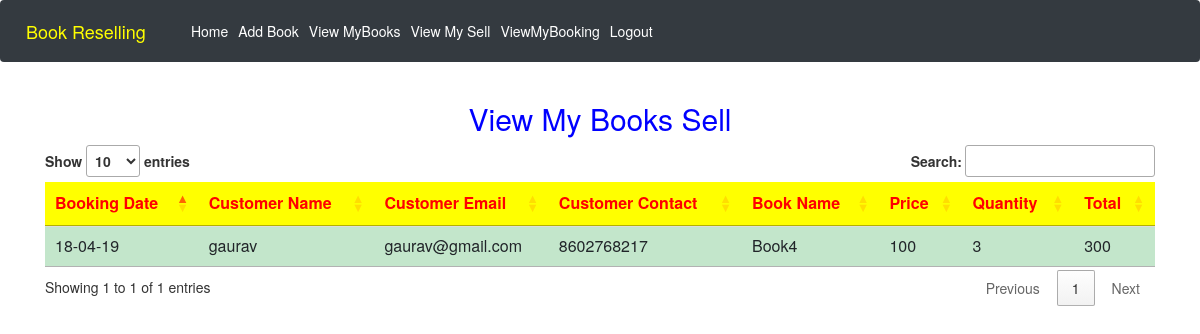
/viewmysellUser.php (signed in), run on the app's committed database.
### tables this page shows
CREATE TABLE IF NOT EXISTS `booking` (
  `bookingid` int(11) NOT NULL AUTO_INCREMENT,
  `bookingdate` varchar(50) DEFAULT NULL,
  `customername` varchar(50) DEFAULT NULL,
  `email` varchar(50) DEFAULT NULL,
  `contact` varchar(50) DEFAULT NULL,
  `city` varchar(50) DEFAULT NULL,
  `address` varchar(100) DEFAULT NULL,
  `bookid` varchar(50) DEFAULT NULL,
  `price` varchar(50) DEFAULT NULL,
  `quantity` varchar(30) NOT NULL,
  `total` varchar(30) NOT NULL,
  `sellername` varchar(30) NOT NULL,
  PRIMARY KEY (`bookingid`)
);

### dbconfigure.php (called while the page is built, shortened)
<?php
$dbserver="127.0.0.1";
$dbuser="root";
$dbpwd="";
$dbname="bookresellphp";
function my_select($query)
{
global $dbserver,$dbuser,$dbpwd,$dbname;
$cid=mysqli_connect($dbserver,$dbuser,$dbpwd) or die("connection failed");
mysqli_select_db($cid,$dbname);
$rs=mysqli_query($cid,$query);
return $rs;
}
?>

### viewmysellUser.php (the view, shortened to what this page needs)
 <html>
<head>
<?php
include "navigationbar2.php";
?>
  <link rel="stylesheet" href="https://maxcdn.bootstrapcdn.com/bootstrap/3.3.7/css/bootstrap.min.css">
 <link rel=stylesheet type = text/css href="https://stackpath.bootstrapcdn.com/font-awesome/4.7.0/css/font-awesome.min.css">
 <link rel="stylesheet" type="text/css" href="https://cdn.datatables.net/1.10.19/css/jquery.dataTables.css">
</head>
<body>
<div>
				<div class="container">
				    <div class=row>
				        <div class="col-sm-12">
  <h2 class = text-center style = "color : blue">View My Books Sell</h2>
</div>
</div>
</div>
<?php
include "dbconfigure.php" ;
$query = "select * from booking where sellername='$u'";
$rs = my_select($query);
echo "<div class = container>";
echo "<div class = row>";
echo "<div class = col-sm-12>";
echo "<div class='table-responsive'>";
echo "<table class='table table-hover table-sm' style = 'overflow: scroll' id=myTable123>";
echo "<thead style = 'background-color : yellow ; color : red' >";
echo "<tr>";
echo "<th>Booking Date</th>";
echo "<th>Customer Name</th>";
echo "<th>Customer Email</th>";
echo "<th>Customer Contact</th>";
echo "<th>Book Name</th>";
echo "<th>Price</th>";
echo "<th>Quantity</th>";
echo "<th>Total</th>";
echo "</tr>";
echo "</thead>";
echo '<tbody id="myTable">';
while($column=mysqli_fetch_array($rs))
{
echo "<tr class='table-success'>";
echo "<td>$column[1]</td>";
echo "<td>$column[2]</td>";
echo "<td>$column[3]</td>";
echo "<td>$column[4]</td>";
echo "<td>$column[7]</td>";
echo "<td>$column[8]</td>";
echo "<td>$column[9]</td>";
echo "<td>$column[10]</td>";
echo "</tr>";
}
echo "</tbody>";
echo "</table>";
echo "</div>";
echo "</div>";
echo "</div>";
echo "</div>";
?>
</div>
</body>
</html>

### data on the page
booking: bookingdate "18-04-19", customername "gaurav", email "gaurav@gmail.com", contact "8602768217", bookid "Book4", price "100", quantity "3", total "300"
